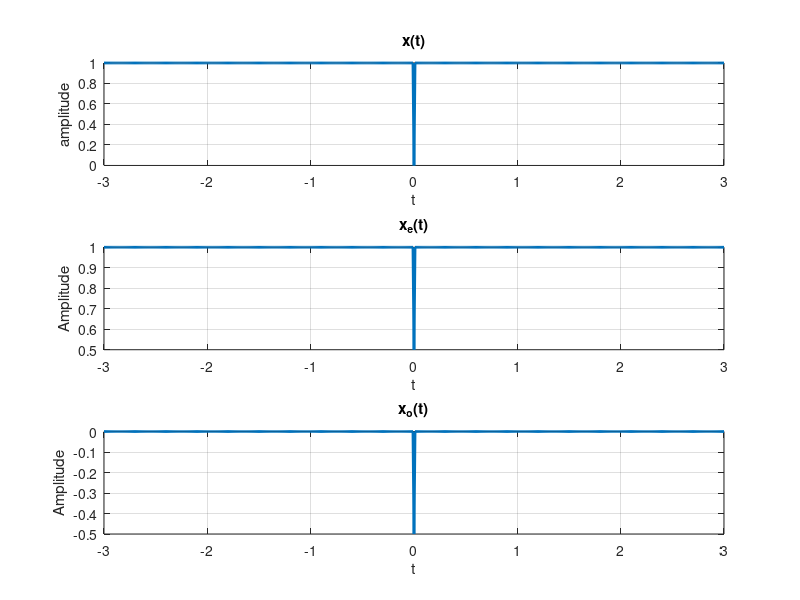

Write the MATLAB code that produced this figure.
clc;
clear all;
close all;

t=-3:0.01:3;
x=@(t)exp(j*2*t).*t>0;
xe=(x(t)+x(-t))/2;
xo=(x(t)-x(-t))/2;
subplot(311); plot(t,x(t),'LineWidth',2);grid on;
xlabel('t');ylabel('amplitude');title('x(t)')
subplot(312);plot(t,xe,'LineWidth',2);grid on;
xlabel('t');ylabel('Amplitude');title('x_e(t)')
subplot(313);plot(t,xo,'LineWidth',2);grid on;
xlabel('t');ylabel('Amplitude');title('x_o(t)')
